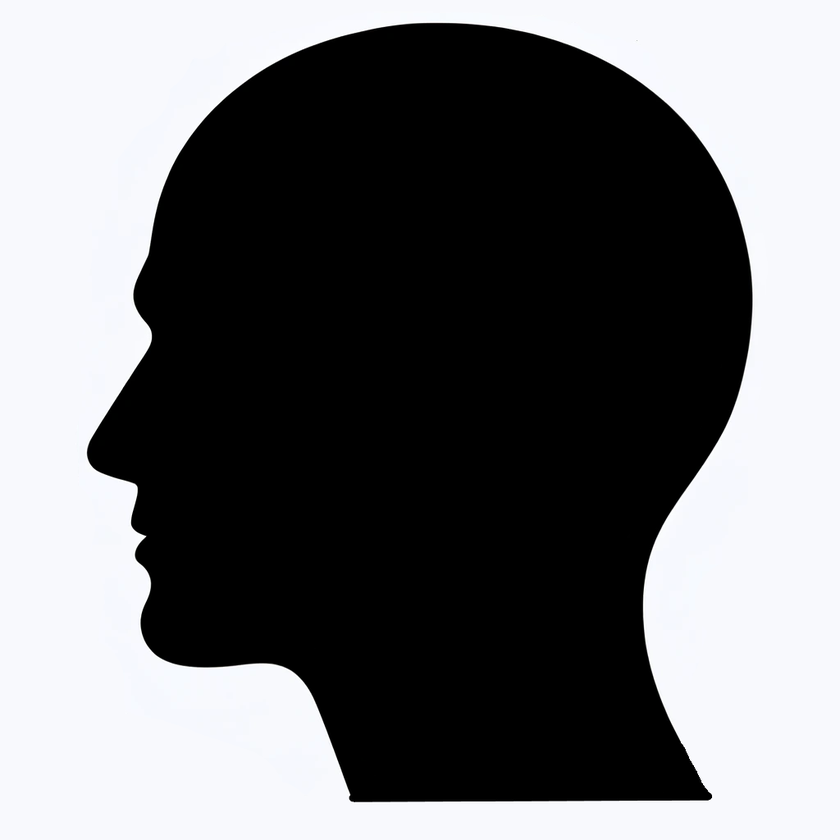
#> input picture Images/good_head.png, 840 x 840 px, shrunk from 1024 x 1024 before the run
$ python word_cloud_generator.py
#> lines starting #> are read from the running program, lines starting #| are printed output that depends on the picture

from collections import Counter
import matplotlib.pyplot as plt
import numpy as np
from os import path
import os
from PIL import Image
from wordcloud import WordCloud

from config import txt_file_path, IT_image_path, image_directory, data_directory

def black_color_func(word, font_size, position, orientation, random_state=None, **kwargs):
    return "hsl(0, 0%, 0%)"  # Always return black color

# Load and invert the mask image
original_mask = np.array(Image.open(path.join(image_directory, IT_image_path)))
#> original_mask is the input picture: shape (840, 840, 3); mean R, G, B 111.3, 111.8, 113.7
mask = np.bitwise_not(original_mask)
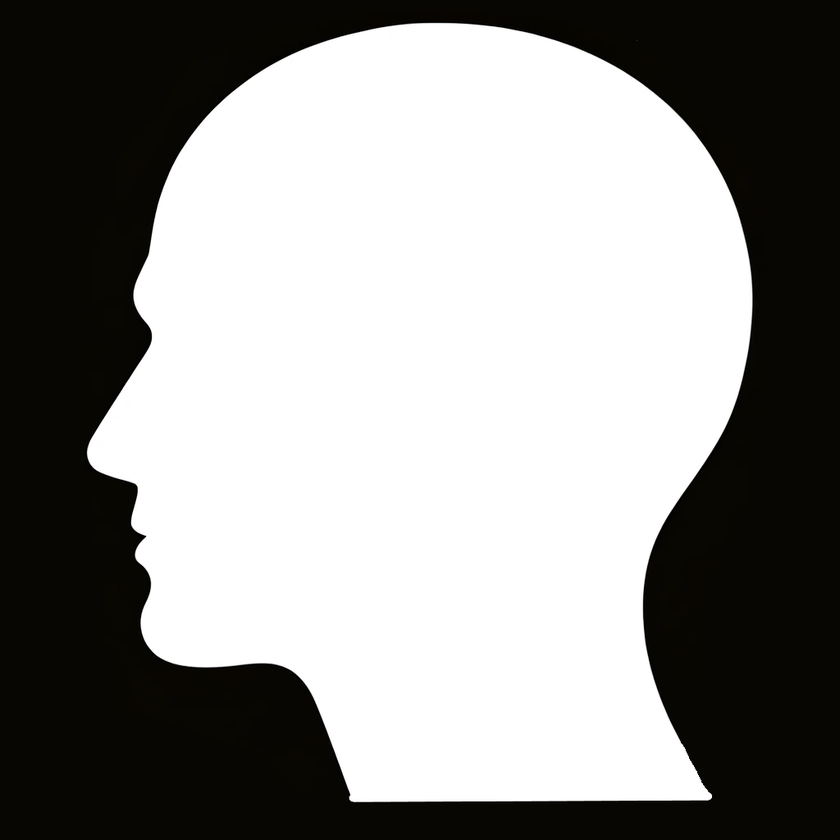
#> mask: shape (840, 840, 3); mean R, G, B 143.7, 143.2, 141.3

# Read the text file and count frequencies
#> (the run stopped early here; a loop or call above may not have finished)
